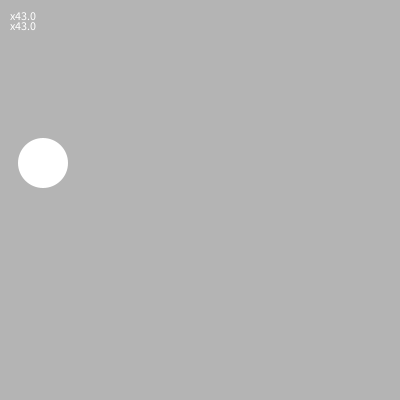
Frame 1 (no input)
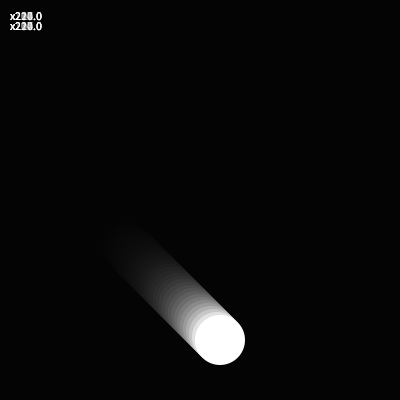
Frame 60 (the mouse pressed at the canvas centre just before this capture)
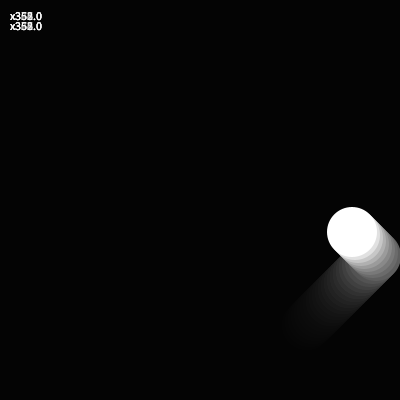
Frame 120 (the mouse held since frame 60 and released just before this capture)

The Processing sketch that drew these frames (run headless with seeded random() and noise(); from frame 60 on, the mouse is pressed at the canvas centre):

// Processing sketch: MovingBouceBall1
// ── MovingBouceBall1.pde
Spot sp;

void setup() {
  size(400, 400);
  smooth();
  noStroke();
  sp = new Spot(40, 160, 50, 3);
}

void draw() {
  fill(0,30);
  sp.white();
  sp.cal();
  sp.display();
}


class Spot {
  float x, y;
  float diameter;
  float speed;
  int directionx = 1;
  int directiony = 1;

  Spot(float xx, float yy, float dia, float sp) {
    x = xx;
    y = yy;
    diameter = dia;
    speed = sp;
  }

  void white() {
    rect(0, 0, width, height);
    fill(255);
  }

  void cal() {
    x += (speed*directionx);
    y += (speed*directiony);
    text("x"+x,10,20);
    if ( (x>(width-diameter/2)) || (x<diameter/2)) {
      directionx *= -1;
    }
    if ( (y>(height-diameter/2)) || (y<diameter/2)) {
      directiony *= -1;
    }
    text("x"+x,10,30);
  }

  void display() {
    ellipse(x, y, diameter, diameter);
  }
}
